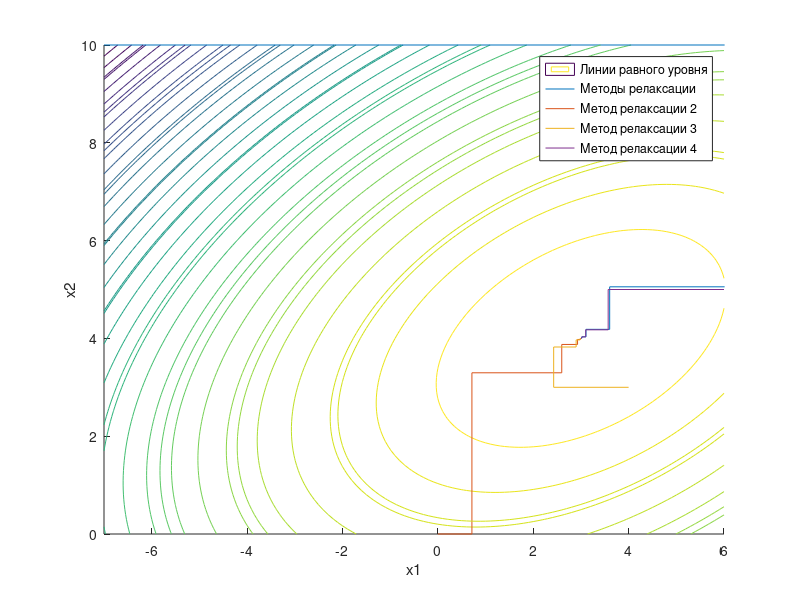
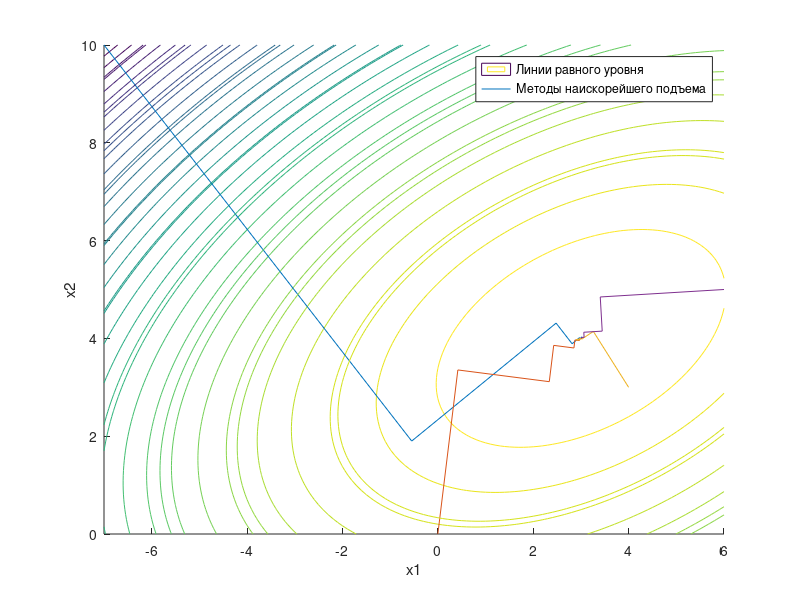
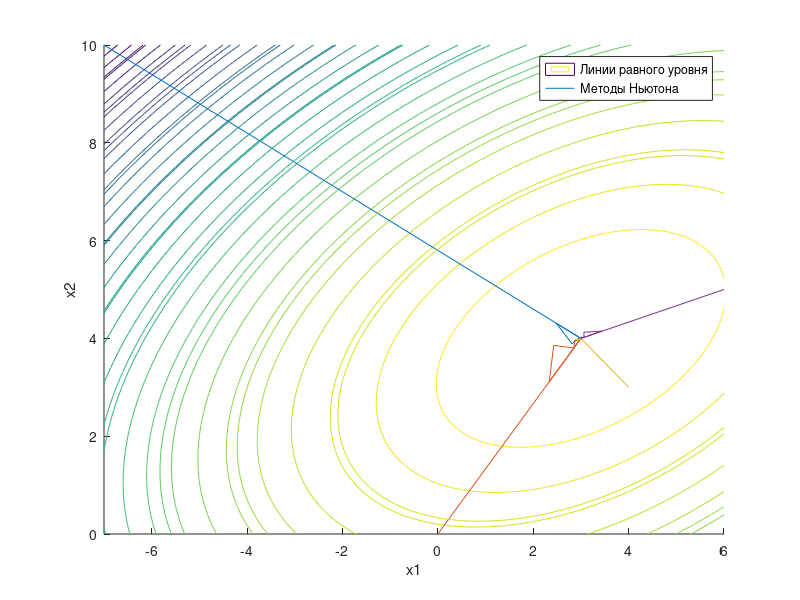
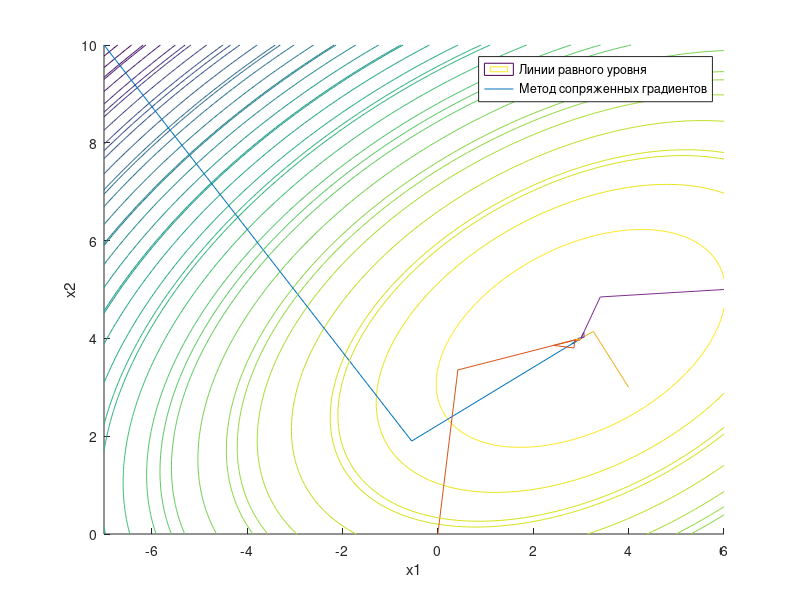

Recreate these plots in MATLAB, in order.
function [] = Main ()

clc;
clear all;                     
close all;

initialX = [-7; 10]; % Начальная точка  
initialX2 = [0; 0]; % Начальная точка  
initialX3= [4; 3]; % Начальная точка  
initialX4 = [6; 5]; % Начальная точка  
 
index = [-7,-13,8,10,80]; % Значения аргументов
e = 0.1;                    
H = [index(1)*2, index(3); 
     index(3), index(2)*2]; 

% Открытие файла вывода для записи результатов
fileID = fopen('results.txt', 'wt');

% Функция построение графика метода
function [] = PlotGraph (v,v2,v3,v4)
    
% Область построения
x_1=-7:.1:6;
x_2=0:.1:10;

[x_1,x_2]=meshgrid(x_1,x_2);
w=(index(1)*x_1.^2 +index(2)*x_2.^2 + index(3)*x_1.*x_2 + index(4)*x_1 + index(5)*x_2 );

figure;
hold on;
contour(x_1,x_2,w,30);
plot(x, y, x2,y2,x3,y3,x4,y4);
contour(x_1,x_2,w,v,w,v2,w,v3,w,v4);
xlabel('x1');
ylabel('x2');
hold off;
end


% Вычисление функции и значение её производной
function [fX, dfX] = derivative(X) 
% Вычисление значения функции от Х
fX = index(1) * X(1)^2 + index(2) * X(2)^2 + index(3) * X(1) * X(2) + index(4) * X(1) + index(5) * X(2);
% Вычисление частных производных по Х1 и Х2 соответственно
dfX = [index(1)*2 * X(1) + index(3) * X(2) + index(4); index(2)*2 * X(2) + index(3) * X(1) + index(5)];
end

%% Метод релаксационный
X=initialX;  
X2 = initialX2;
X3 = initialX3;
X4 = initialX4;

[fX, dfX] = derivative(X);
i = 1;
j = 1;
% clear x y;
x(i) = X(1);
y(i) = X(2);
v(1,1) = fX;
K=[dfX(1);0];
t=-(dfX'*K)/(K'*H*K);
while (norm(dfX) > e)
    X = X+t*K;
    [fX, dfX] = derivative(X);
    i = i+1;
    x(i) = X(1);
    y(i) = X(2);
    v(1,i) = fX;
    K=dfX;
    t=-(dfX'*K)/(K'*H*K);
end
% PlotGraph(v);





[fX, dfX] = derivative(X2);
i = 1;
j = 1;
% clear x y;
x2(i) = X2(1);
y2(i) = X2(2);
v2(1,1) = fX;
K=[dfX(1);0];
t=-(dfX'*K)/(K'*H*K);
while (norm(dfX) > e)
    X2 = X2+t*K;
    [fX, dfX] = derivative(X2);
    i = i+1;
    x2(i) = X2(1);
    y2(i) = X2(2);
    v2(1,i) = fX;
    K=dfX;
    t=-(dfX'*K)/(K'*H*K);
end




[fX, dfX] = derivative(X3);
i = 1;
j = 1;
x3(i) = X3(1);
y3(i) = X3(2);
v3(1,1) = fX;
K=[dfX(1);0];
t=-(dfX'*K)/(K'*H*K);
while (norm(dfX) > e)
    X3 = X3+t*K;
    [fX, dfX] = derivative(X3);
    i = i+1;
    x3(i) = X3(1);
    y3(i) = X3(2);
    v(1,i) = fX;
    K=dfX;
    t=-(dfX'*K)/(K'*H*K);
end


[fX, dfX] = derivative(X4);
i = 1;
j = 1;

x4(i) = X4(1);
y4(i) = X4(2);
v4(1,1) = fX;
K=[dfX(1);0];
t=-(dfX'*K)/(K'*H*K);
while (norm(dfX) > e)
    X4 = X4+t*K;
    [fX, dfX] = derivative(X4);
    i = i+1;
    x4(i) = X4(1);
    y4(i) = X4(2);
    v4(1,i) = fX;
    K=dfX;
    t=-(dfX'*K)/(K'*H*K);
end
PlotGraph(v,v2,v3,v4);
legend ('Линии равного уровня','Методы релаксации','Метод релаксации 2','Метод релаксации 3','Метод релаксации 4');







%%  Метод наискорейшего подъема
X=initialX;  
X2 = initialX2;
X3 = initialX3;
X4 = initialX4;


[fX, dfX] = derivative(X);
i = 1;
j = 1;
x(i) = X(1);
y(i) = X(2);
v(1,1) = fX;
t=-(dfX'*dfX)/(dfX'*H*dfX);
while (norm(dfX) > e)
    X = X+t*dfX;
    [fX, dfX] = derivative(X); % Считаем значение функции и производной
    i = i+1;
    x(i) = X(1);
    y(i) = X(2);
    v(1,i) = fX;
    t=-(dfX'*dfX)/(dfX'*H*dfX);
end

[fX, dfX] = derivative(X2);
i = 1;
j = 1;
x2(i) = X2(1);
y2(i) = X2(2);
v2(1,1) = fX;
t=-(dfX'*dfX)/(dfX'*H*dfX);
while (norm(dfX) > e)
    X2 = X2+t*dfX;
    [fX, dfX] = derivative(X2); % Считаем значение функции и производной
    i = i+1;
    x2(i) = X2(1);
    y2(i) = X2(2);
    v2(1,i) = fX;
    t=-(dfX'*dfX)/(dfX'*H*dfX);
end

[fX, dfX] = derivative(X3);
i = 1;
j = 1;
x3(i) = X3(1);
y3(i) = X3(2);
v3(1,1) = fX;
t=-(dfX'*dfX)/(dfX'*H*dfX);
while (norm(dfX) > e)
    X3 = X3+t*dfX;
    [fX, dfX] = derivative(X3); % Считаем значение функции и производной
    i = i+1;
    x3(i) = X3(1);
    y3(i) = X3(2);
    v3(1,i) = fX;
    t=-(dfX'*dfX)/(dfX'*H*dfX);
end

[fX, dfX] = derivative(X4);
i = 1;
j = 1;
x4(i) = X4(1);
y4(i) = X4(2);
v4(1,1) = fX;
t=-(dfX'*dfX)/(dfX'*H*dfX);
while (norm(dfX) > e)
    X4 = X4+t*dfX;
    [fX, dfX] = derivative(X4); % Считаем значение функции и производной
    i = i+1;
    x4(i) = X4(1);
    y4(i) = X4(2);
    v4(1,i) = fX;
    t=-(dfX'*dfX)/(dfX'*H*dfX);
end
PlotGraph(v,v2,v3,v4);
legend ('Линии равного уровня','Методы наискорейшего подъема');

%%  Метод Ньютона
X=initialX;  
X2 = initialX2;
X3 = initialX3;
X4 = initialX4;

[fX, dfX] = derivative(X);
i = 1;
x(i) = X(1);
y(i) = X(2);
v(1,1) = fX;
while (norm(dfX) > e)
    X = X - H^(-1) * dfX;
    [fX, dfX] = derivative(X);
    i = i + 1;
    x(i) = X(1);
    y(i) = X(2);
    v(1,i) = fX;

end

[fX, dfX] = derivative(X2);
i = 1;
x2(i) = X2(1);
y2(i) = X2(2);
v2(1,1) = fX;
while (norm(dfX) > e)
    X2 = X2 - H^(-1) * dfX;
    [fX, dfX] = derivative(X2);
    i = i + 1;
    x2(i) = X2(1);
    y2(i) = X2(2);
    v2(1,i) = fX;

end

[fX, dfX] = derivative(X3);
i = 1;
x3(i) = X3(1);
y3(i) = X3(2);
v3(1,1) = fX;
while (norm(dfX) > e)
    X3 = X3 - H^(-1) * dfX;
    [fX, dfX] = derivative(X3);
    i = i + 1;
    x3(i) = X(1);
    y3(i) = X3(2);
    v3(1,i) = fX;

end

[fX, dfX] = derivative(X4);
i = 1;
x4(i) = X4(1);
y4(i) = X4(2);
v4(1,1) = fX;
while (norm(dfX) > e)
    X4 = X4 - H^(-1) * dfX;
    [fX, dfX] = derivative(X4);
    i = i + 1;
    x4(i) = X4(1);
    y4(i) = X4(2);
    v4(1,i) = fX;

end


PlotGraph(v,v2,v3,v4);
legend ('Линии равного уровня','Методы Ньютона');
fprintf(fileID, '\n\n');

%%  Метод сопряженных градиентов
X=initialX;  
X2 = initialX2;
X3 = initialX3;
X4 = initialX4;


[fX, dfX] = derivative(X);
K = dfX;
i = 1;
x(i) = X(1);
y(i) = X(2);
v(1,1) = fX;
t = -(dfX' * K) / ((H * K)' * K);
while (norm(dfX) > e)
     X = X + t * K;
    [fX, dfX] = derivative(X);
    K=dfX+(norm(dfX))^2 / (norm(K))^2 *K;
    i = i + 1;
    x(i) = X(1);
    y(i) = X(2);
    v(1,i) = fX;
    t = -(dfX' * K) / ((H * K)' * K);
end


[fX, dfX] = derivative(X2);
K = dfX;
i = 1;
x2(i) = X2(1);
y2(i) = X2(2);
v2(1,1) = fX;
t = -(dfX' * K) / ((H * K)' * K);
while (norm(dfX) > e)
     X2 = X2 + t * K;
    [fX, dfX] = derivative(X2);
    K=dfX+(norm(dfX))^2 / (norm(K))^2 *K;
    i = i + 1;
    x2(i) = X2(1);
    y2(i) = X2(2);
    v2(1,i) = fX;
    t = -(dfX' * K) / ((H * K)' * K);
end

[fX, dfX] = derivative(X3);
K = dfX;
i = 1;
x3(i) = X3(1);
y3(i) = X3(2);
v(1,1) = fX;
t = -(dfX' * K) / ((H * K)' * K);
while (norm(dfX) > e)
     X3 = X3 + t * K;
    [fX, dfX] = derivative(X3);
    K=dfX+(norm(dfX))^2 / (norm(K))^2 *K;
    i = i + 1;
    x3(i) = X3(1);
    y3(i) = X3(2);
    v3(1,i) = fX;
    t = -(dfX' * K) / ((H * K)' * K);
end

[fX, dfX] = derivative(X4);
K = dfX;
i = 1;
x4(i) = X4(1);
y4(i) = X4(2);
v4(1,1) = fX;
t = -(dfX' * K) / ((H * K)' * K);
while (norm(dfX) > e)
     X4 = X4 + t * K;
    [fX, dfX] = derivative(X4);
    K=dfX+(norm(dfX))^2 / (norm(K))^2 *K;
    i = i + 1;
    x4(i) = X4(1);
    y4(i) = X4(2);
    v4(1,i) = fX;
    t = -(dfX' * K) / ((H * K)' * K);
end


PlotGraph(v,v2,v3,v4);
legend ('Линии равного уровня','Метод сопряженных градиентов');
fprintf(fileID, '\n\n');

%% Метод Бройдена
X=initialX;  
X2 = initialX2;
X3 = initialX3;
X4 = initialX4;

[fX,dfX] = derivative(X);
i=1;
x(i) = X(1);
y(i) = X(2);
v(1,1) = fX;
n = -eye(2);
K = dfX;
t = - dfX'*K/(K'*H*K)
bX=X;
[fbX, dfbX] = derivative(bX);
X = X + t * K;
[fX, dfX] = derivative(X); % i-тая
i=2;
x(i) = X(1);
y(i) = X(2);
v(1,i) = fX;
dg=dfX - dfbX
dx=X-bX
z=dx-n*dg
dn=(z*z')/(z'*dg)
n = n +dn
K=-n*dfX
t= -(dfX'*K)/(K'*H*K)
while (norm(dfX) > e)
    bX=X;
    X=X+t*K;
    i = i + 1;
    x(i) = X(1);
    y(i) = X(2);
    v(1,i) = fX;
    [fbX, dfbX] = derivative(bX);
    [fX, dfX] = derivative(X); % i-тая
    dg=dfX - dfbX;
    dx=X-bX;
    z=dx-n*dg;
    dn=(z*z')/(z'*dg);
    n = n +dn;
    K=-n*dfX;
    t= -(dfX'*K)/(K'*H*K);
end 



[fX,dfX] = derivative(X2);
i=1;
x2(i) = X2(1);
y2(i) = X2(2);
v2(1,1) = fX;
n = -eye(2);
K = dfX;
t = - dfX'*K/(K'*H*K)
bX=X2;
[fbX, dfbX] = derivative(bX);
X2 = X2 + t * K;
[fX, dfX] = derivative(X2); % i-тая
i=2;
x2(i) = X2(1);
y2(i) = X2(2);
v2(1,i) = fX;
dg=dfX - dfbX
dx=X2-bX
z=dx-n*dg
dn=(z*z')/(z'*dg)
n = n +dn
K=-n*dfX
t= -(dfX'*K)/(K'*H*K)
while (norm(dfX) > e)
    bX=X2;
    X2=X2+t*K;
    i = i + 1;
    x2(i) = X2(1);
    y2(i) = X2(2);
    v2(1,i) = fX;
    [fbX, dfbX] = derivative(bX);
    [fX, dfX] = derivative(X2); % i-тая
    dg=dfX - dfbX;
    dx=X2-bX;
    z=dx-n*dg;
    dn=(z*z')/(z'*dg);
    n = n +dn;
    K=-n*dfX;
    t= -(dfX'*K)/(K'*H*K);
end 



[fX,dfX] = derivative(X3);
i=1;
x3(i) = X3(1);
y3(i) = X3(2);
v3(1,1) = fX;
n = -eye(2);
K = dfX;
t = - dfX'*K/(K'*H*K)
bX=X3;
[fbX, dfbX] = derivative(bX);
X3 = X3 + t * K;
[fX, dfX] = derivative(X3); % i-тая
i=2;
x3(i) = X3(1);
y3(i) = X3(2);
v3(1,i) = fX;
dg=dfX - dfbX
dx=X3-bX
z=dx-n*dg
dn=(z*z')/(z'*dg)
n = n +dn
K=-n*dfX
t= -(dfX'*K)/(K'*H*K)
while (norm(dfX) > e)
    bX=X3;
    X3=X3+t*K;
    i = i + 1;
    x3(i) = X3(1);
    y3(i) = X3(2);
    v3(1,i) = fX;
    [fbX, dfbX] = derivative(bX);
    [fX, dfX] = derivative(X3); % i-тая
    dg=dfX - dfbX;
    dx=X3-bX;
    z=dx-n*dg;
    dn=(z*z')/(z'*dg);
    n = n +dn;
    K=-n*dfX;
    t= -(dfX'*K)/(K'*H*K);
end 



[fX,dfX] = derivative(X4);
i=1;
x4(i) = X4(1);
y4(i) = X4(2);
v4(1,1) = fX;
n = -eye(2);
K = dfX;
t = - dfX'*K/(K'*H*K)
bX=X4;
[fbX, dfbX] = derivative(bX);
X4 = X4 + t * K;
[fX, dfX] = derivative(X4); % i-тая
i=2;
x4(i) = X4(1);
y4(i) = X4(2);
v4(1,i) = fX;
dg=dfX - dfbX
dx=X4-bX
z=dx-n*dg
dn=(z*z')/(z'*dg)
n = n +dn
K=-n*dfX
t= -(dfX'*K)/(K'*H*K)
while (norm(dfX) > e)
    bX=X4;
    X4=X4+t*K;
    i = i + 1;
    x4(i) = X4(1);
    y4(i) = X4(2);
    v4(1,i) = fX;
    [fbX, dfbX] = derivative(bX);
    [fX, dfX] = derivative(X4); % i-тая
    dg=dfX - dfbX;
    dx=X4-bX;
    z=dx-n*dg;
    dn=(z*z')/(z'*dg);
    n = n +dn;
    K=-n*dfX;
    t= -(dfX'*K)/(K'*H*K);
end 


PlotGraph(v,v2,v3,v4);
legend ('Линии равного уровня','Метод Бройдена');
fprintf(fileID, '\n\n');

%  Метод переменной метрики ДФП
X=initialX;  
X2 = initialX2;
X3 = initialX3;
X4 = initialX4;
[fX, dfX] = derivative(X);
i = 1;

x(i) = X(1);
y(i) = X(2);
v(1,1) = fX;
n = -eye(2);
K = -n * dfX;
t = -(dfX' * K) / ((H * K)' * K)
while (norm(dfX) > e)
    dfbXinitial = dfX;
    t = -(dfX' * K) / ((H * K)' * K)
    deltaX = t * K;
    X = X + deltaX;
    [fX, dfX] = derivative(X);
    deltaG = dfX - dfbXinitial
    A = (deltaX * deltaX') / (deltaX' * deltaG)
    B = (n * deltaG * deltaG' * n') / (deltaG' * n' * deltaG)
    delta_n = A - B
    n = n + delta_n;
    K = -n * dfX;
    i = i + 1;
    x(i) = X(1);
    y(i) = X(2);
    v(1,i) = fX;
end

[fX, dfX] = derivative(X2);
i = 1;
x2(i) = X2(1);
y2(i) = X2(2);
v2(1,1) = fX;
n = -eye(2);
K = -n * dfX;
t = -(dfX' * K) / ((H * K)' * K)
while (norm(dfX) > e)
    dfbXinitial = dfX;
    t = -(dfX' * K) / ((H * K)' * K)
    deltaX = t * K;
    X2 = X2 + deltaX;
    [fX, dfX] = derivative(X2);
    deltaG = dfX - dfbXinitial
    A = (deltaX * deltaX') / (deltaX' * deltaG)
    B = (n * deltaG * deltaG' * n') / (deltaG' * n' * deltaG)
    delta_n = A - B
    n = n + delta_n;
    K = -n * dfX;
    i = i + 1;
    x2(i) = X2(1);
    y2(i) = X2(2);
    v2(1,i) = fX;
end

[fX, dfX] = derivative(X3);
i = 1;

x3(i) = X3(1);
y3(i) = X3(2);
v3(1,1) = fX;
n = -eye(2);
K = -n * dfX;
t = -(dfX' * K) / ((H * K)' * K)
while (norm(dfX) > e)
    dfbXinitial = dfX;
    t = -(dfX' * K) / ((H * K)' * K)
    deltaX = t * K;
    X3 = X3 + deltaX;
    [fX, dfX] = derivative(X3);
    deltaG = dfX - dfbXinitial
    A = (deltaX * deltaX') / (deltaX' * deltaG)
    B = (n * deltaG * deltaG' * n') / (deltaG' * n' * deltaG)
    delta_n = A - B
    n = n + delta_n;
    K = -n * dfX;
    i = i + 1;
    x3(i) = X3(1);
    y3(i) = X3(2);
    v3(1,i) = fX;
end
[fX, dfX] = derivative(X4);
i = 1;

x4(i) = X4(1);
y4(i) = X4(2);
v4(1,1) = fX;
n = -eye(2);
K = -n * dfX;
t = -(dfX' * K) / ((H * K)' * K)
while (norm(dfX) > e)
    dfbXinitial = dfX;
    t = -(dfX' * K) / ((H * K)' * K)
    deltaX = t * K;
    X4 = X4 + deltaX;
    [fX, dfX] = derivative(X4);
    deltaG = dfX - dfbXinitial
    A = (deltaX * deltaX') / (deltaX' * deltaG)
    B = (n * deltaG * deltaG' * n') / (deltaG' * n' * deltaG)
    delta_n = A - B
    n = n + delta_n;
    K = -n * dfX;
    i = i + 1;
    x4(i) = X4(1);
    y4(i) = X4(2);
    v4(1,i) = fX;
end





PlotGraph(v,v2,v3,v4);
legend('Линии равного уровня', 'Метод переменной метрики ДФП');

end
